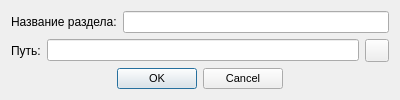
<?xml version="1.0" encoding="UTF-8"?>
<ui version="4.0">
 <class>CreateSectionDialog</class>
 <widget class="QDialog" name="CreateSectionDialog">
  <property name="geometry">
   <rect>
    <x>0</x>
    <y>0</y>
    <width>400</width>
    <height>100</height>
   </rect>
  </property>
  <property name="sizePolicy">
   <sizepolicy hsizetype="Fixed" vsizetype="Fixed">
    <horstretch>0</horstretch>
    <verstretch>0</verstretch>
   </sizepolicy>
  </property>
  <property name="minimumSize">
   <size>
    <width>400</width>
    <height>100</height>
   </size>
  </property>
  <property name="maximumSize">
   <size>
    <width>400</width>
    <height>100</height>
   </size>
  </property>
  <property name="windowTitle">
   <string>Создание раздела...</string>
  </property>
  <layout class="QVBoxLayout" name="verticalLayout">
   <property name="sizeConstraint">
    <enum>QLayout::SetDefaultConstraint</enum>
   </property>
   <item>
    <layout class="QHBoxLayout" name="horizontalLayout">
     <item>
      <widget class="QLabel" name="label">
       <property name="text">
        <string>Название раздела:</string>
       </property>
      </widget>
     </item>
     <item>
      <widget class="QLineEdit" name="nameEdit"/>
     </item>
    </layout>
   </item>
   <item>
    <layout class="QHBoxLayout" name="horizontalLayout_2">
     <item>
      <widget class="QLabel" name="label_2">
       <property name="text">
        <string>Путь:</string>
       </property>
      </widget>
     </item>
     <item>
      <widget class="QLineEdit" name="pathEdit"/>
     </item>
     <item>
      <widget class="QToolButton" name="choosePathButton">
       <property name="text">
        <string/>
       </property>
       <property name="icon">
        <iconset resource="resources.qrc">
         <normaloff>:/icons/folder.png</normaloff>:/icons/folder.png</iconset>
       </property>
      </widget>
     </item>
    </layout>
   </item>
   <item>
    <widget class="QDialogButtonBox" name="buttonBox">
     <property name="font">
      <font>
       <pointsize>8</pointsize>
      </font>
     </property>
     <property name="orientation">
      <enum>Qt::Horizontal</enum>
     </property>
     <property name="standardButtons">
      <set>QDialogButtonBox::Cancel|QDialogButtonBox::Ok</set>
     </property>
     <property name="centerButtons">
      <bool>true</bool>
     </property>
    </widget>
   </item>
  </layout>
 </widget>
 <resources>
  <include location="resources.qrc"/>
 </resources>
 <connections>
  <connection>
   <sender>buttonBox</sender>
   <signal>accepted()</signal>
   <receiver>CreateSectionDialog</receiver>
   <slot>accept()</slot>
   <hints>
    <hint type="sourcelabel">
     <x>227</x>
     <y>81</y>
    </hint>
    <hint type="destinationlabel">
     <x>157</x>
     <y>98</y>
    </hint>
   </hints>
  </connection>
  <connection>
   <sender>buttonBox</sender>
   <signal>rejected()</signal>
   <receiver>CreateSectionDialog</receiver>
   <slot>reject()</slot>
   <hints>
    <hint type="sourcelabel">
     <x>295</x>
     <y>87</y>
    </hint>
    <hint type="destinationlabel">
     <x>286</x>
     <y>98</y>
    </hint>
   </hints>
  </connection>
 </connections>
</ui>
